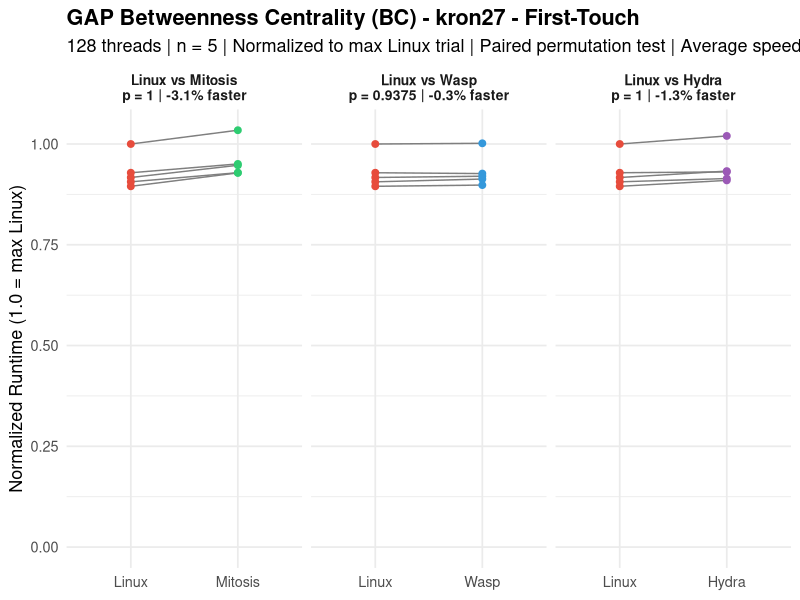
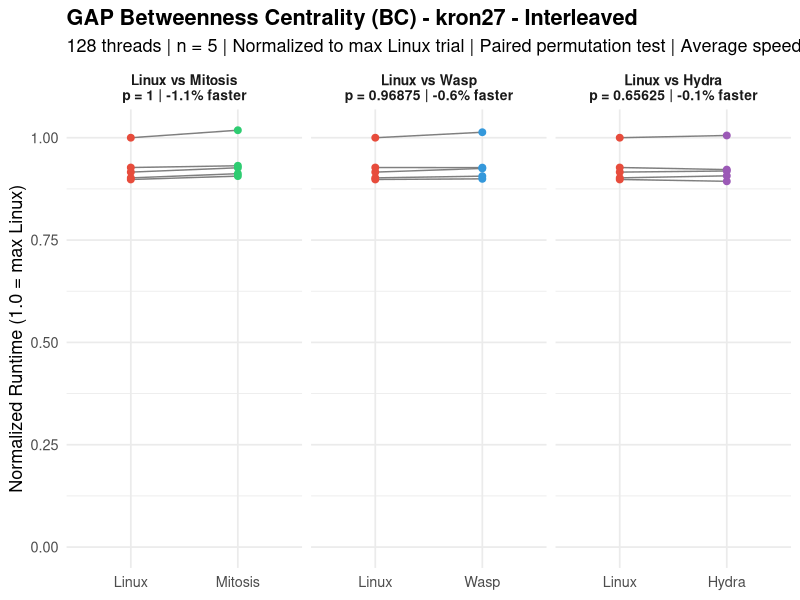
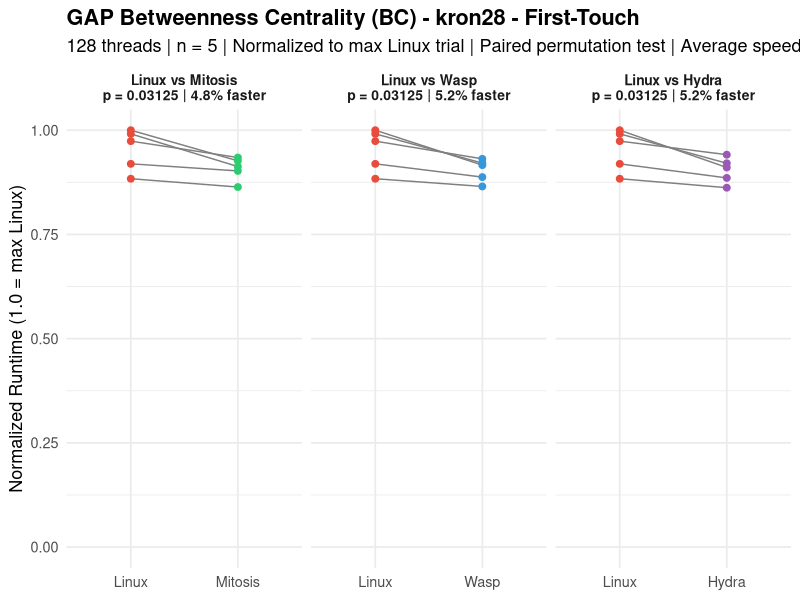
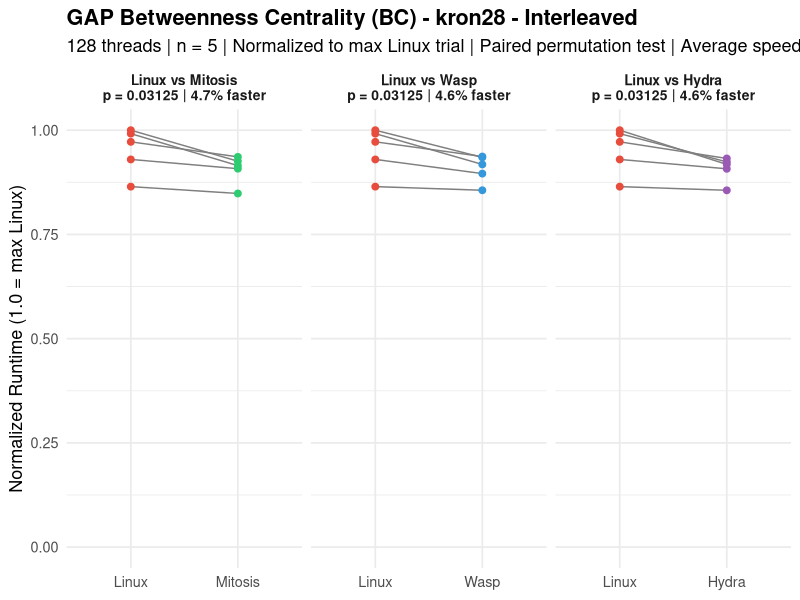
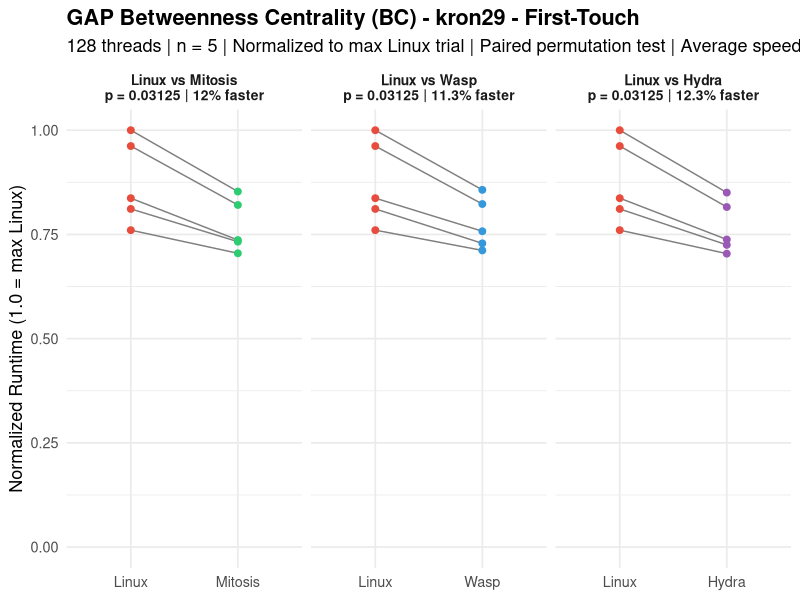
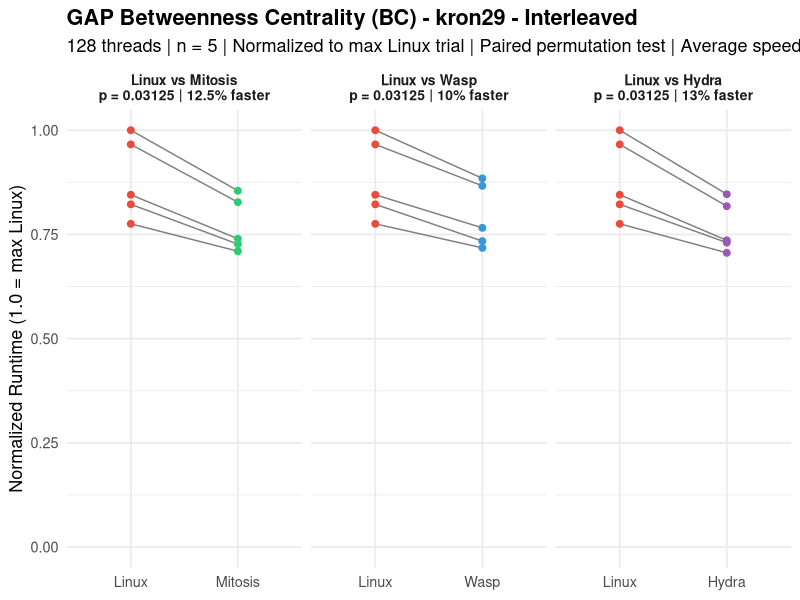
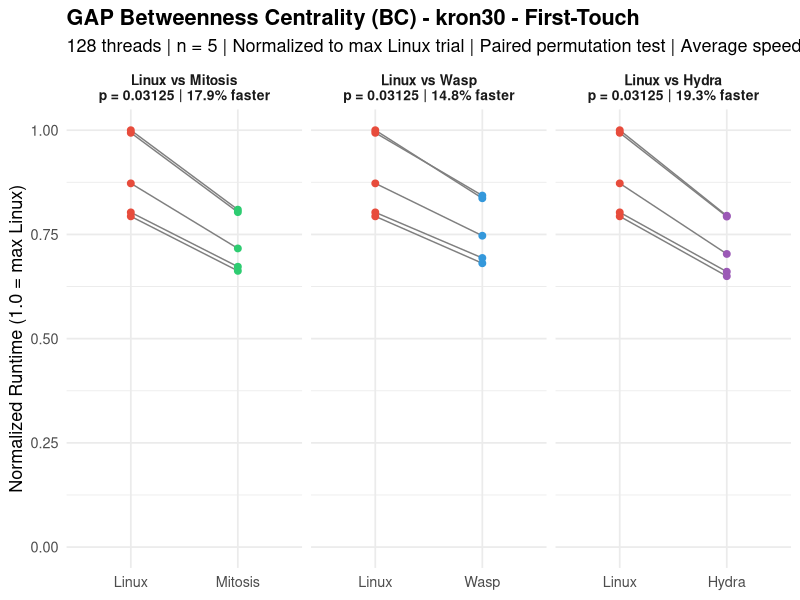
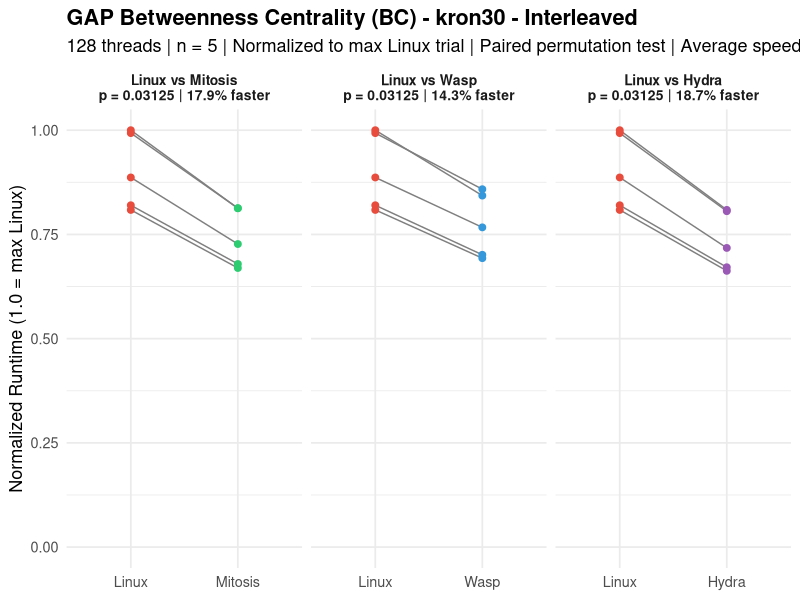

The R script that drew these images, in order:
###############################################################################
###                              bc.R                                       ###
###############################################################################

library(ggplot2)

# =============================================================================
# RAW DATA: Trial Times (seconds) – BC (Betweenness Centrality) Benchmark
# 128 threads, n=5, repl_order_9 for Hydra
# Source: rawdata.txt
# =============================================================================

data <- list(
  # --- LINUX First-Touch ---
  linux_ft_kron27  = c(4.90674, 4.96771, 5.48193, 5.02660, 5.09110),
  linux_ft_kron28  = c(8.66935, 7.96993, 7.66010, 8.59287, 8.44211),
  linux_ft_kron29  = c(13.83380, 13.40707, 15.90102, 16.52888, 12.56563),
  linux_ft_kron30  = c(30.47549, 24.46888, 26.59006, 24.17824, 30.28428),
  linux_ft_uni27   = c(4.49935, 4.88154, 4.67789, 4.62772, 4.67098),
  linux_ft_uni28   = c(7.83971, 7.70742, 8.31134, 7.95331, 7.69698),
  linux_ft_uni29   = c(19.07057, 18.78238, 18.31517, 19.96941, 19.16277),
  linux_ft_uni30   = c(44.19197, 44.22043, 44.82875, 44.88824, 43.75288),
  linux_ft_twitter = c(2.79832, 2.83259, 2.89126, 2.94861, 2.68645),
  linux_ft_web     = c(0.56284, 0.56385, 0.54737, 0.54768, 0.55913),
  linux_ft_road    = c(0.90824, 0.82680, 0.72948, 0.75101, 0.84794),
  
  # --- LINUX Interleaved ---
  linux_il_kron27  = c(4.78605, 4.80686, 5.32972, 4.88197, 4.94169),
  linux_il_kron28  = c(8.78344, 8.16744, 7.59457, 8.71115, 8.53845),
  linux_il_kron29  = c(14.67579, 14.27705, 16.77364, 17.36504, 13.46484),
  linux_il_kron30  = c(32.14990, 26.36196, 28.50570, 26.00222, 31.92770),
  linux_il_uni27   = c(4.45827, 4.85439, 4.63438, 4.57764, 4.63659),
  linux_il_uni28   = c(8.07637, 7.91224, 8.57368, 8.15370, 7.96101),
  linux_il_uni29   = c(19.34791, 18.94564, 18.68820, 20.09955, 19.44714),
  linux_il_uni30   = c(45.51456, 45.52018, 45.91590, 45.97901, 45.23997),
  linux_il_twitter = c(2.40730, 2.49194, 2.51397, 2.60181, 2.31846),
  linux_il_web     = c(0.63231, 0.62291, 0.61419, 0.61734, 0.61973),
  linux_il_road    = c(0.93294, 0.90746, 0.76829, 0.82686, 0.91374),
  
  # --- MITOSIS Replicated ---
  mitosis_ft_kron27  = c(5.08943, 5.09223, 5.66944, 5.19282, 5.21109),
  mitosis_ft_kron28  = c(8.03232, 7.82265, 7.48766, 7.91312, 8.10096),
  mitosis_ft_kron29  = c(12.17419, 12.10902, 13.56354, 14.09708, 11.64859),
  mitosis_ft_kron30  = c(24.66819, 20.49666, 21.83207, 20.19227, 24.48602),
  mitosis_ft_uni27   = c(4.45350, 4.84387, 4.62721, 4.57454, 4.62608),
  mitosis_ft_uni28   = c(7.11425, 6.90640, 7.52905, 7.12829, 6.98391),
  mitosis_ft_uni29   = c(16.47907, 16.10452, 15.85754, 17.09980, 16.47427),
  mitosis_ft_uni30   = c(37.64579, 37.63634, 37.86626, 37.90930, 37.41111),
  mitosis_ft_twitter = c(2.80177, 2.93838, 2.92116, 2.94509, 2.72999),
  mitosis_ft_web     = c(0.62412, 0.60591, 0.58794, 0.59651, 0.59699),
  mitosis_ft_road    = c(0.91552, 0.86029, 0.75084, 0.77058, 0.86449),
  
  # --- MITOSIS Replicated+Interleaved ---
  mitosis_il_kron27  = c(4.82961, 4.86178, 5.42735, 4.93838, 4.96478),
  mitosis_il_kron28  = c(8.13021, 7.97274, 7.45024, 8.03725, 8.22198),
  mitosis_il_kron29  = c(12.84424, 12.62010, 14.36629, 14.84357, 12.32402),
  mitosis_il_kron30  = c(26.12686, 21.83224, 23.37164, 21.52263, 26.13876),
  mitosis_il_uni27   = c(4.41578, 4.83622, 4.58820, 4.54855, 4.61277),
  mitosis_il_uni28   = c(7.41676, 7.23546, 7.83681, 7.45211, 7.29741),
  mitosis_il_uni29   = c(17.22051, 16.84425, 16.65631, 17.86328, 17.29693),
  mitosis_il_uni30   = c(39.26459, 39.27833, 39.52680, 39.63546, 39.10956),
  mitosis_il_twitter = c(2.45264, 2.52897, 2.54264, 2.59104, 2.32402),
  mitosis_il_web     = c(0.68462, 0.64520, 0.64137, 0.64194, 0.65933),
  mitosis_il_road    = c(0.95611, 0.91802, 0.77916, 0.83655, 0.92218),
  
  # --- WASP First-Touch ---
  wasp_ft_kron27  = c(4.92331, 5.00528, 5.49145, 5.04405, 5.07984),
  wasp_ft_kron28  = c(7.94314, 7.69423, 7.49966, 7.98564, 8.07372),
  wasp_ft_kron29  = c(12.52307, 12.04250, 13.60196, 14.16287, 11.76300),
  wasp_ft_kron30  = c(25.50050, 21.13473, 22.76175, 20.74872, 25.69785),
  wasp_ft_uni27   = c(4.42025, 4.84760, 4.62403, 4.58977, 4.62172),
  wasp_ft_uni28   = c(7.42548, 6.99967, 7.52242, 7.20247, 7.00609),
  wasp_ft_uni29   = c(16.67157, 16.10010, 15.88236, 17.11762, 16.51276),
  wasp_ft_uni30   = c(37.99265, 38.84381, 38.75248, 38.97097, 38.09107),
  wasp_ft_twitter = c(2.84589, 2.93132, 2.93581, 2.96456, 2.74040),
  wasp_ft_web     = c(0.56359, 0.55327, 0.56454, 0.54808, 0.55989),
  wasp_ft_road    = c(0.90751, 0.85162, 0.75002, 0.79521, 0.85946),
  
  # --- WASP Interleaved ---
  wasp_il_kron27  = c(4.79413, 4.82933, 5.40100, 4.92988, 4.94032),
  wasp_il_kron28  = c(8.21073, 7.86941, 7.51824, 8.06240, 8.22909),
  wasp_il_kron29  = c(13.29821, 12.74501, 15.04758, 15.36072, 12.46427),
  wasp_il_kron30  = c(27.10790, 22.54183, 24.65710, 22.28141, 27.59926),
  wasp_il_uni27   = c(4.48185, 4.81685, 4.62983, 4.51850, 4.62588),
  wasp_il_uni28   = c(7.69394, 7.24862, 7.86016, 7.46305, 7.30513),
  wasp_il_uni29   = c(17.54968, 17.64655, 16.68436, 18.53099, 17.35638),
  wasp_il_uni30   = c(40.07167, 39.88642, 40.17865, 40.21686, 40.21491),
  wasp_il_twitter = c(2.46543, 2.51656, 2.54752, 2.62221, 2.34647),
  wasp_il_web     = c(0.64557, 0.62261, 0.61999, 0.61844, 0.63775),
  wasp_il_road    = c(0.99775, 0.93492, 0.82396, 0.84638, 0.96438),
  
  # --- HYDRA Replicated (repl_order_9) ---
  hydra_ft_kron27  = c(4.98719, 5.01230, 5.59173, 5.11344, 5.10233),
  hydra_ft_kron28  = c(7.89403, 7.67714, 7.47336, 7.98161, 8.16017),
  hydra_ft_kron29  = c(12.19525, 11.98156, 13.48334, 14.05485, 11.63432),
  hydra_ft_kron30  = c(24.22452, 20.13112, 21.42900, 19.80251, 24.16154),
  hydra_ft_uni27   = c(4.37346, 4.80972, 4.58331, 4.52122, 4.60576),
  hydra_ft_uni28   = c(7.06685, 6.88440, 7.50384, 7.10232, 6.96770),
  hydra_ft_uni29   = c(16.36981, 15.97858, 15.74845, 16.98174, 16.39432),
  hydra_ft_uni30   = c(37.46504, 37.46699, 37.70730, 37.71466, 37.21890),
  hydra_ft_twitter = c(2.79418, 2.90264, 2.92008, 2.96016, 2.70981),
  hydra_ft_web     = c(0.60778, 0.60674, 0.60390, 0.59455, 0.59883),
  hydra_ft_road    = c(1.12312, 1.06045, 0.95911, 1.00513, 1.05548),
  
  # --- HYDRA Replicated+Interleaved (repl_order_9) ---
  hydra_il_kron27  = c(4.76204, 4.83331, 5.35887, 4.89642, 4.91473),
  hydra_il_kron28  = c(8.06233, 7.97022, 7.51719, 8.11517, 8.18792),
  hydra_il_kron29  = c(12.77821, 12.68349, 14.20056, 14.69924, 12.25762),
  hydra_il_kron30  = c(26.00465, 21.58025, 23.07030, 21.30307, 25.90409),
  hydra_il_uni27   = c(4.35317, 4.77772, 4.56465, 4.50377, 4.55864),
  hydra_il_uni28   = c(7.40846, 7.26121, 7.84156, 7.45651, 7.31540),
  hydra_il_uni29   = c(17.23995, 16.84680, 16.63796, 17.87983, 17.27434),
  hydra_il_uni30   = c(39.34325, 39.32475, 39.53341, 39.52368, 39.09657),
  hydra_il_twitter = c(2.43087, 2.50876, 2.52796, 2.59600, 2.37917),
  hydra_il_web     = c(0.66161, 0.64531, 0.65673, 0.65076, 0.65633),
  hydra_il_road    = c(1.18956, 1.14501, 1.01715, 1.05209, 1.15011)
)

# =============================================================================
# PAIRED PERMUTATION TEST (exact, one-sided: Linux slower → diff > 0)
# =============================================================================

perm_test <- function(baseline, treatment) {
  d <- baseline - treatment
  obs <- mean(d)
  n <- length(d)
  perm_stats <- numeric(2^n)
  for (i in 0:(2^n - 1)) {
    signs <- 2 * as.integer(intToBits(i)[1:n]) - 1
    perm_stats[i + 1] <- mean(signs * abs(d))
  }
  p <- mean(perm_stats >= obs)
  return(list(obs = obs, p = p))
}

# =============================================================================
# RUN ALL TESTS
# =============================================================================

graphs <- c("kron27", "kron28", "kron29", "kron30",
            "uni27", "uni28", "uni29", "uni30",
            "twitter", "web", "road")
policies <- c("ft", "il")
policy_labels <- c(ft = "First-Touch", il = "Interleaved")
systems <- c("mitosis", "wasp", "hydra")

results <- data.frame()

pdf("bc.pdf", width = 10, height = 5)

for (graph in graphs) {
  for (pol in policies) {
    linux_key <- paste0("linux_", pol, "_", graph)
    for (sys in systems) {
      sys_key <- paste0(sys, "_", pol, "_", graph)
      res <- perm_test(data[[linux_key]], data[[sys_key]])
      results <- rbind(results, data.frame(
        Graph = graph,
        Policy = policy_labels[pol],
        Comparison = paste("Linux vs", tools::toTitleCase(sys)),
        MeanDiff = round(res$obs, 5),
        p_value = res$p,
        stringsAsFactors = FALSE
      ))
    }
  }
}

# Print results table
cat("\n====== PAIRED PERMUTATION TEST RESULTS (exact, one-sided) ======\n")
cat("BC (Betweenness Centrality)\n")
cat("128 threads | 5 trials | repl_order_9 for Hydra\n\n")
print(results, row.names = FALSE)

# Count significant results
cat("\n\nSignificant (p < 0.05):", sum(results$p_value < 0.05), "of", nrow(results), "\n")
cat("Non-significant (p >= 0.05):", sum(results$p_value >= 0.05), "of", nrow(results), "\n")

# =============================================================================
# PLOTS: One per graph per policy, with 3 facets (Mitosis, WASP, Hydra)
# =============================================================================

for (graph in graphs) {
  for (pol in policies) {
    linux_key <- paste0("linux_", pol, "_", graph)
    max_linux <- max(data[[linux_key]])
    df_list <- list()
    
    for (sys in systems) {
      sys_key <- paste0(sys, "_", pol, "_", graph)
      res <- perm_test(data[[linux_key]], data[[sys_key]])
      sys_label <- tools::toTitleCase(sys)
      pct <- round(res$obs / mean(data[[linux_key]]) * 100, 1)
      label <- paste0("Linux vs ", sys_label,
                      "\np = ", res$p,
                      " | ", pct, "% faster")
      df_list[[sys]] <- data.frame(
        Trial = rep(1:5, 2),
        Zeit = c(data[[linux_key]] / max_linux, data[[sys_key]] / max_linux),
        Bedingung = factor(rep(c("Linux", sys_label), each = 5),
                           levels = c("Linux", sys_label)),
        Vergleich = label
      )
    }
    
    df <- do.call(rbind, df_list)
    df$Vergleich <- factor(df$Vergleich, levels = unique(df$Vergleich))
    
    p <- ggplot(df, aes(x = Bedingung, y = Zeit)) +
      geom_line(aes(group = Trial), color = "gray50", linewidth = 0.5) +
      geom_point(aes(color = Bedingung), size = 2) +
      scale_color_manual(values = c("Linux" = "#E74C3C",
                                    "Mitosis" = "#2ECC71",
                                    "Wasp" = "#3498DB",
                                    "Hydra" = "#9B59B6")) +
      coord_cartesian(ylim = c(0, NA)) +
      facet_wrap(~ Vergleich, scales = "free_x") +
      labs(
        title = paste0("GAP Betweenness Centrality (BC) - ",
                       graph, " - ", policy_labels[pol]),
        subtitle = "128 threads | n = 5 | Normalized to max Linux trial | Paired permutation test | Average speedup",
        x = NULL,
        y = "Normalized Runtime (1.0 = max Linux)"
      ) +
      theme_minimal(base_size = 13) +
      theme(legend.position = "none",
            plot.title = element_text(face = "bold"),
            strip.text = element_text(face = "bold", size = 10))
    
    print(p)
  }
}

dev.off()
cat("Saved all plots to bc.pdf\n")
